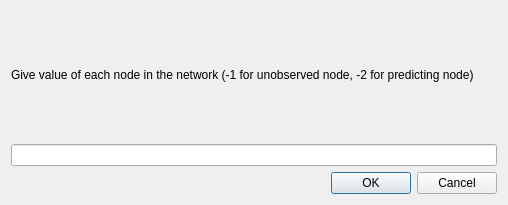
<?xml version="1.0" encoding="UTF-8"?>
<ui version="4.0">
 <class>DialogQuickPredict</class>
 <widget class="QDialog" name="DialogQuickPredict">
  <property name="geometry">
   <rect>
    <x>0</x>
    <y>0</y>
    <width>508</width>
    <height>205</height>
   </rect>
  </property>
  <property name="windowTitle">
   <string>Quick Predict</string>
  </property>
  <layout class="QGridLayout" name="gridLayout">
   <item row="2" column="1">
    <widget class="QDialogButtonBox" name="buttonBox">
     <property name="orientation">
      <enum>Qt::Horizontal</enum>
     </property>
     <property name="standardButtons">
      <set>QDialogButtonBox::Cancel|QDialogButtonBox::Ok</set>
     </property>
    </widget>
   </item>
   <item row="1" column="1">
    <widget class="QLineEdit" name="lineEdit"/>
   </item>
   <item row="0" column="1">
    <widget class="QLabel" name="label">
     <property name="text">
      <string>Give value of each node in the network (-1 for unobserved node, -2 for predicting node)</string>
     </property>
     <property name="wordWrap">
      <bool>true</bool>
     </property>
    </widget>
   </item>
  </layout>
 </widget>
 <resources/>
 <connections>
  <connection>
   <sender>buttonBox</sender>
   <signal>accepted()</signal>
   <receiver>DialogQuickPredict</receiver>
   <slot>accept()</slot>
   <hints>
    <hint type="sourcelabel">
     <x>248</x>
     <y>254</y>
    </hint>
    <hint type="destinationlabel">
     <x>157</x>
     <y>274</y>
    </hint>
   </hints>
  </connection>
  <connection>
   <sender>buttonBox</sender>
   <signal>rejected()</signal>
   <receiver>DialogQuickPredict</receiver>
   <slot>reject()</slot>
   <hints>
    <hint type="sourcelabel">
     <x>316</x>
     <y>260</y>
    </hint>
    <hint type="destinationlabel">
     <x>286</x>
     <y>274</y>
    </hint>
   </hints>
  </connection>
 </connections>
</ui>
